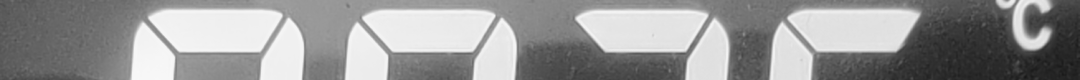
#> input picture lcd_raw.png, 1080 x 80 px
$ python -i ocr_deepseek.py   (imports and definitions only)   (older library calls are emulated)
#> lines starting #> are read from the running program, lines starting #| are printed output that depends on the picture
#!/usr/bin/python
# -*- coding: UTF-8 -*-
"""DeepSeek-OCR 接口封装（硅基流动平台）"""

import json
import base64
import requests

API_URL = 'https://api.siliconflow.cn/v1/chat/completions'
MODEL = 'deepseek-ai/DeepSeek-OCR'
MODEL_NEX = 'nex-agi/Nex-N2-Pro'


# [9 lines left out: function load_config, not called in this run]


def auto_crop_to_lcd(image_path):
    """自动裁剪图片到 LCD 显示区域（找水平方向的密集纹理条带）"""
#> called with image_path = 'lcd_raw.png'
    import cv2
    import numpy as np

    img = cv2.imread(image_path)
#> img is the input picture: shape (80, 1080, 3); min 24, max 248, mean 150.6
    if img is None:
        return None

    gray = cv2.cvtColor(img, cv2.COLOR_BGR2GRAY)
    h, w = gray.shape
#> h = 80; w = 1080

    # 用Sobel边缘检测找密集水平纹理区（7段数码管的特征）
    sobelx = cv2.Sobel(gray, cv2.CV_32F, 1, 0, ksize=3)
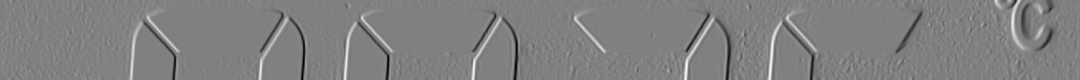
#> sobelx: shape (80, 1080) float32; min -467, max 457, mean -0.3; drawn with min black and max white
    sobely = cv2.Sobel(gray, cv2.CV_32F, 0, 1, ksize=3)
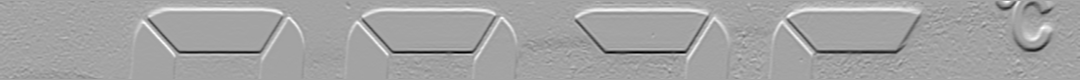
#> sobely: shape (80, 1080) float32; min -466, max 260, mean -1.2; drawn with min black and max white
    mag = cv2.magnitude(sobelx, sobely)
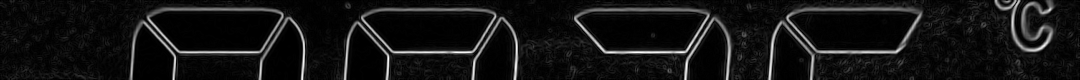
#> mag: shape (80, 1080) float32; min 0, max 467.2, mean 37.4; drawn with min black and max white

    # 每行的平均边缘强度（避开左右边缘以免误判）
    margin = int(w * 0.1)
#> margin = 108
    row_edge = np.array([mag[y, margin:w-margin].mean() for y in range(h)])
#> row_edge = 80 values, max 170.3 at index 52, min 9.57 at index 0, mean 38.51
    # 平滑
    kernel = np.ones(5)/5
    smooth = np.convolve(row_edge, kernel, mode='same')
#> smooth = 80 values, max 103.2 at index 52, min 8.29 at index 0, mean 38.22

    # LCD区域：边缘密度大且亮度高
    row_mean = np.array([gray[y, margin:w-margin].mean() for y in range(h)])
#> row_mean = 80 values, max 193.1 at index 27, min 133.3 at index 0, mean 165.9
    # 综合评分 = 边缘强度 * 亮度
    score = smooth * row_mean
#> score = 80 values, max 18221.3 at index 51, min 1104.9 at index 0, mean 6382.1

    # 找第一个高评分区域（偏上）
    thresh = np.percentile(score, 90)
#> thresh = 12224.6
    found = None
    start = None
    for y in range(h):
        if score[y] > thresh and start is None:
            start = y
        elif score[y] <= thresh and start is not None:
            if y - start >= 15:
                found = (start, y)
                break
            start = None

    if found is None and start is not None and h - start >= 15:
        found = (start, h)
    if found is None:
        print('未找到LCD区域，使用原图', flush=True)
        return None

    y1, y2 = found
    y1 = max(0, y1 - 3)
    y2 = min(h, y2 + 3)

    # 水平方向：找中心区域内有变化的列
    lcd_strip = gray[y1:y2, :]
    col_std = np.array([lcd_strip[:, c].std() for c in range(w)])

    # 限制在中心60%
    cs, ce = int(w*0.2), int(w*0.8)
    cth = np.percentile(col_std[cs:ce], 40)
    cols = np.where(col_std > cth)[0]
    cols_in_center = cols[(cols >= cs) & (cols <= ce)]

    if len(cols_in_center) > 0:
        x1 = max(0, cols_in_center[0] - 3)
        x2 = min(w, cols_in_center[-1] + 3)
    else:
        x1, x2 = cs, ce

    cropped = img[y1:y2, x1:x2]
    # 确保不小于 28x28（DeepSeek-OCR 要求）
    min_h, min_w = 40, 40
    if cropped.shape[0] < min_h or cropped.shape[1] < min_w:
        # 从原图取相应区域
        y1c = max(0, y1 - (min_h - cropped.shape[0])//2 - 10)
        y2c = min(h, y2 + (min_h - cropped.shape[0])//2 + 10)
        x1c = max(0, x1 - (min_w - cropped.shape[1])//2 - 10)
        x2c = min(w, x2 + (min_w - cropped.shape[1])//2 + 10)
        cropped = img[y1c:y2c, x1c:x2c]
        print(f'  扩展尺寸到: {cropped.shape[0]}x{cropped.shape[1]}', flush=True)

    print(f'LCD自动裁剪: {h}x{w} -> {cropped.shape[0]}x{cropped.shape[1]}', flush=True)
    cv2.imwrite(image_path.replace('.png', '_lcd.png'), cropped)
    return cropped


# [112 lines left out: functions image_to_base64, recognize, not called in this run]


# [10 lines not run here, left out]

>>> result = auto_crop_to_lcd('lcd_raw.png')
